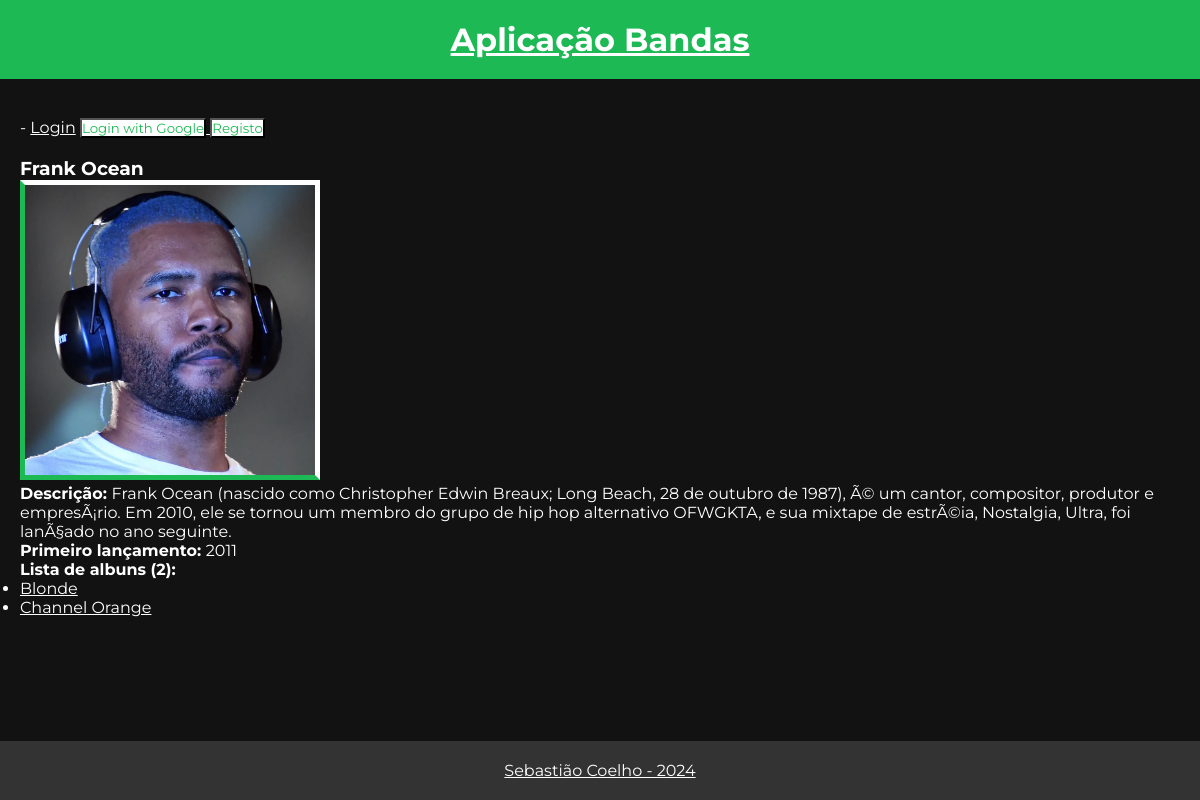
The app's page /bandas/banda/36/ with its own data.
### bandas/models.py (models this page shows, shortened)
class Banda(models.Model):
    nome = models.CharField(max_length=100)
    foto = models.ImageField(upload_to='bandas', null=True, blank=True)
    descricao = models.CharField(max_length=500)
    lancamento_primeiro_album = models.IntegerField()
    banda_ativa = models.BooleanField(default=False)
    def __str__(self):
        return self.nome

class Album(models.Model):
    banda = models.ForeignKey(Banda, on_delete=models.CASCADE)
    titulo = models.CharField(max_length=100)
    capa = models.ImageField(upload_to='albuns', null=True, blank=True)
    lancamento = models.DateField()

### bandas/views.py (the view)
# urls.py: path('banda/<int:banda_id>/', views.banda_view, name='banda'),
def banda_view(request, banda_id):
    banda = Banda.objects.get(id=banda_id)
    context = {
        'banda': banda,
        'albuns': banda.album_set.all()
    }
    return render(request, "bandas/banda.html", context)

### bandas/templates/bandas/banda.html (shortened to what this page needs)
{% extends 'bandas/layout.html' %}
{% block content %}
    <h3>{{ banda }}</h3>
    {% if banda.foto %}
        <img src='{{ banda.foto.url }}' width="300px" alt="{{ banda.nome }}">
    {% endif %}
    <p><b> Descrição: </b>{{ banda.descricao }}</p>
    <p><b> Primeiro lançamento: </b>{{ banda.lancamento_primeiro_album }}</p>
    <p><b> Lista de albuns ({{ albuns|length }}): </b></p>
    <ul>
        {% for album in albuns %}
            <li>
                <a href="{% url 'bandas:album' album.id %}">{{ album.titulo }}</a>
            </li>
        {% endfor %}
    </ul>
{% endblock %}

### static/bandas/estilos.css (style rules this page uses)
* { font-family: 'Montserrat', sans-serif; margin: 0; padding: 0; box-sizing: border-box; }
body { display: grid; grid-template-rows: auto 1fr auto; height: 100vh; background: #121212; color: white; }
a { color: white; }
a:link { color: white; }
img { border: 5px solid #333; border-top-color: white; border-right-color: white; border-bottom-color: #1db954; border-left-color: #1db954; }

### records on screen
Banda: nome "Frank Ocean", foto (picture), descricao "Frank Ocean (nascido como Christopher Edwin Breaux; Long Beach, 28 de outubro de 1987), Ã© um cantor, compositor, produtor e empresÃ¡rio. Em 2010, ele se tornou um membro do grupo de hip hop alternativo OFWGKTA, e sua mixtape de estrÃ©ia, Nostalgia, Ultra, foi lanÃ§ado no ano seguinte.", lancamento_primeiro_album "2011"
Album: titulo "Blonde"
Album: titulo "Channel Orange"

### other values on screen
{{ albuns|length }} "2"
